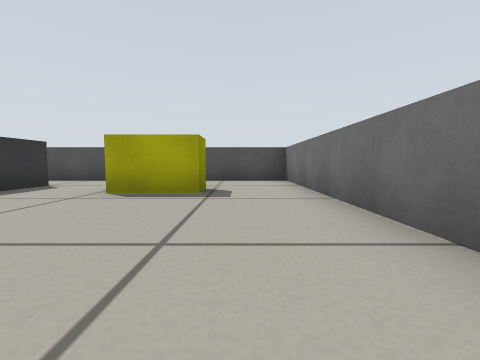
view 1 (above)

18 first-person views from a walk through a world built for the Gazebo simulator. The camera is 0.26 m above the floor, tilts 4° down and sees 90° across. The floor is counted in squares, 0.5 m on a side. Each view is taken from the middle of a square. On the plan, view 1 faces up. The plan holds only what a view shows up to about 9 squares ahead; the rest is blank.

view 2
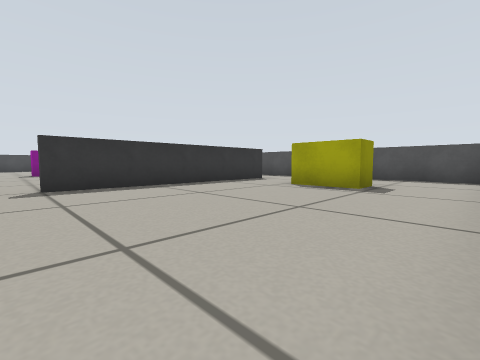

view 3
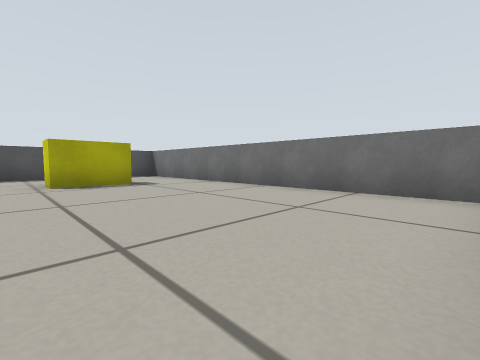

view 4
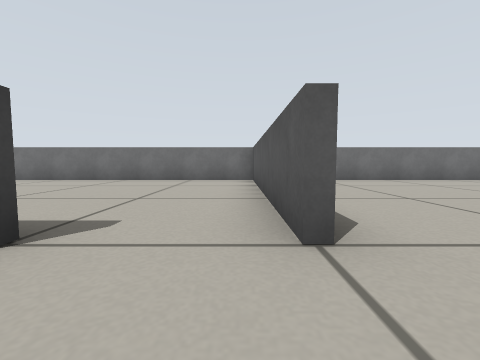

view 5
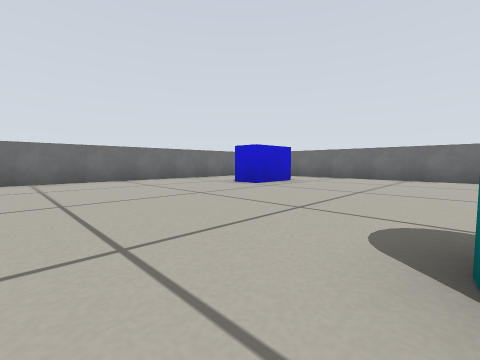

view 6
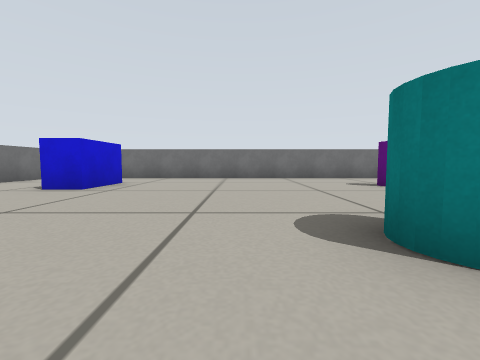

view 7
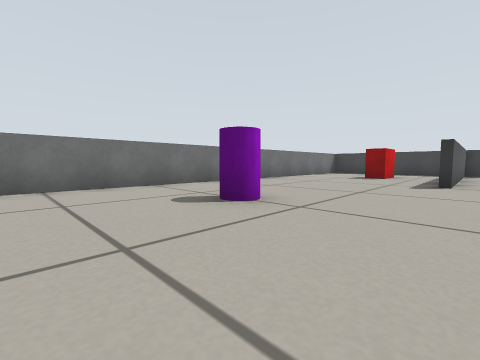

view 8
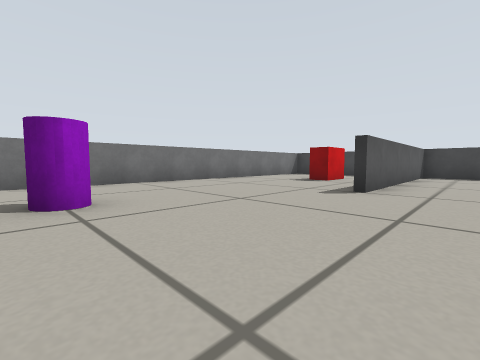

view 9
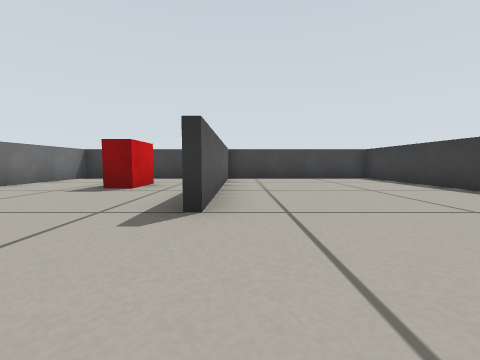

view 10
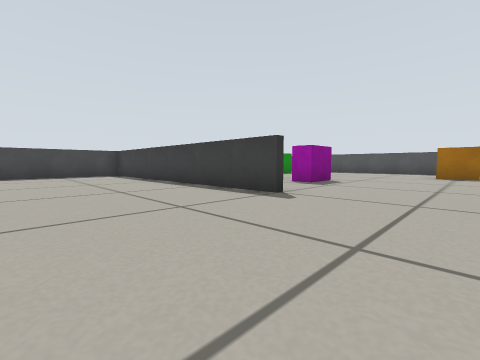

view 11
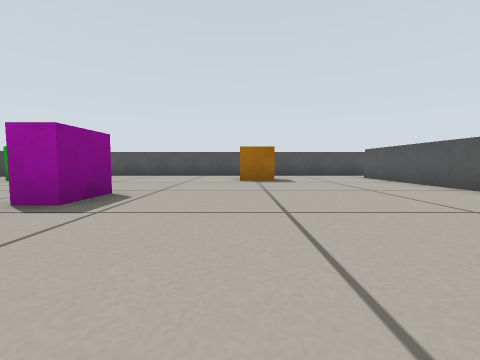

view 12
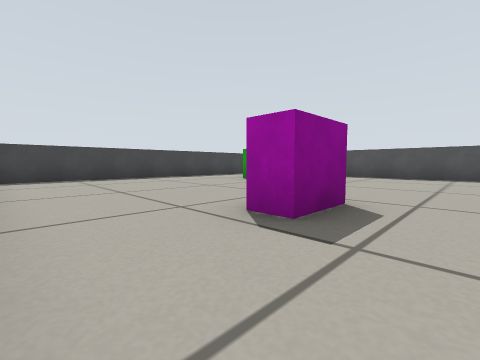

view 13
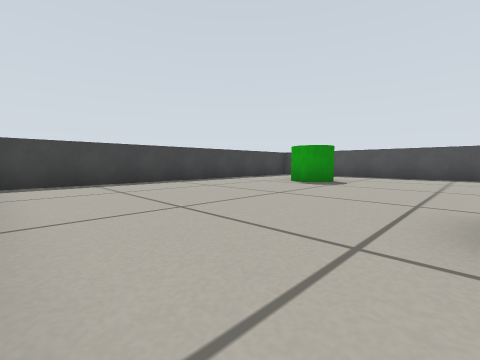

view 14
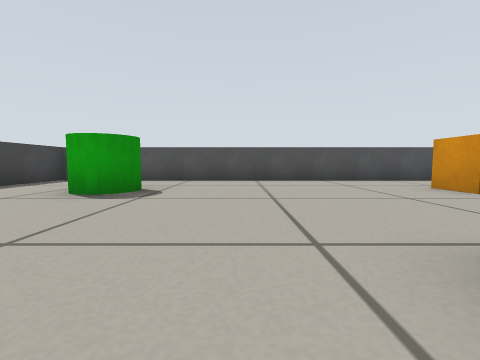

view 15
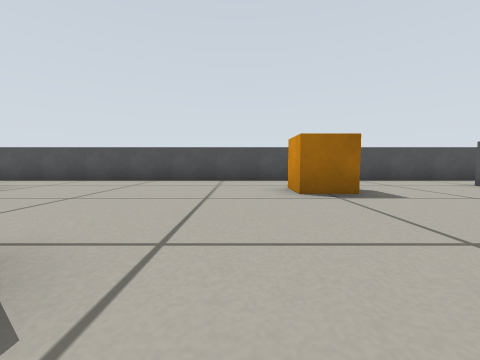

view 16
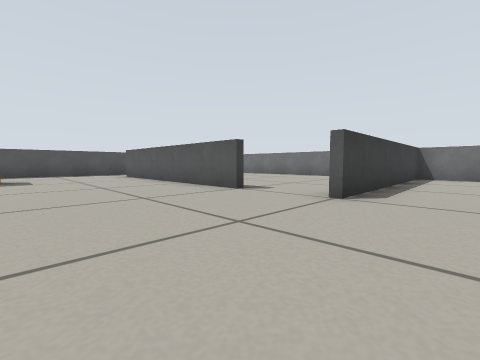

view 17
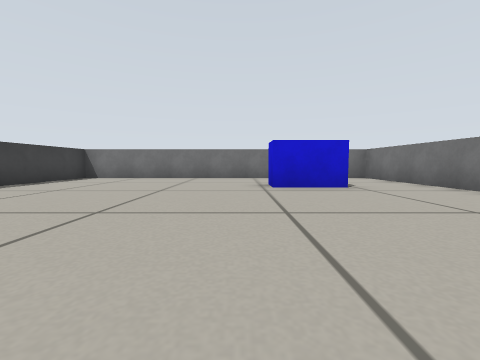

view 18
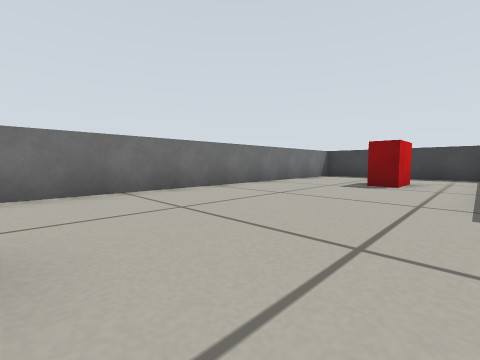

### Floor plan
Points are (right, up) in squares from view 1. A wall is a line through its corners. A room is listed if a view was taken in it or the views show most of it. See-through windows are left out.
Room 1 (views 1, 2, 3)
walls: (-4.4, 5.6) (-4.4, -0.5); (-3.5, -2.4) (1.4, -2.4); (1.4, -3) (1.4, 7.4) (-3.5, 7.4)
ways out: opening at (-4, -1.5) to room 2; opening at (-4, 6.5) to room 2
objects: yellow box (-2, 4) to (-1, 5)
Room 2 (views 4, 5, 6, 7, 8, 9, 10, 11, 12, 13, 14, 15, 16, 17, 18)
walls: (-10.5, -2.6) (-18.4, -2.6) (-18.4, -7.4) (-12.5, -7.4); (-4.5, -2.4) (-3.5, -2.4); (-4.6, -0.5) (-4.6, 5.5); (-18.4, -8) (-18.4, -12.4) (1.4, -12.4) (1.4, -3); (1.5, -2.6) (-4.5, -2.6); (-3.5, 7.4) (-18.4, 7.4) (-18.4, -2.1)
ways out: opening at (-4, -1.5) to room 1; opening at (-4, 6.5) to room 1
objects: red box (-16, -10) to (-15, -9); green cylinder (-16, 4) to (-15, 5); magenta box (-12, 0) to (-11, 1); purple cylinder (-9, -10) to (-8, -9); orange box (-9, 4) to (-8, 5); cyan cylinder (-7, -6) to (-6, -5); blue box (-2, -10) to (-1, -9)

Positions as (right, up) in squares from view 1, and headings:
1: (0, 0), facing up
2: (1, -1), facing up-left
3: (-3, -2), facing up-right
4: (-6, -2), facing right
5: (-6, -4), facing down-right
6: (-5, -4), facing down
7: (-6, -7), facing down-left
8: (-8, -6), facing down-left
9: (-10, -7), facing left
10: (-8, -6), facing up-left
11: (-9, -3), facing up
12: (-10, -2), facing up-left
13: (-12, -2), facing up-left
14: (-13, 0), facing up
15: (-10, 0), facing up
16: (-8, -4), facing up-right
17: (-7, -8), facing right
18: (-9, -8), facing down-left
